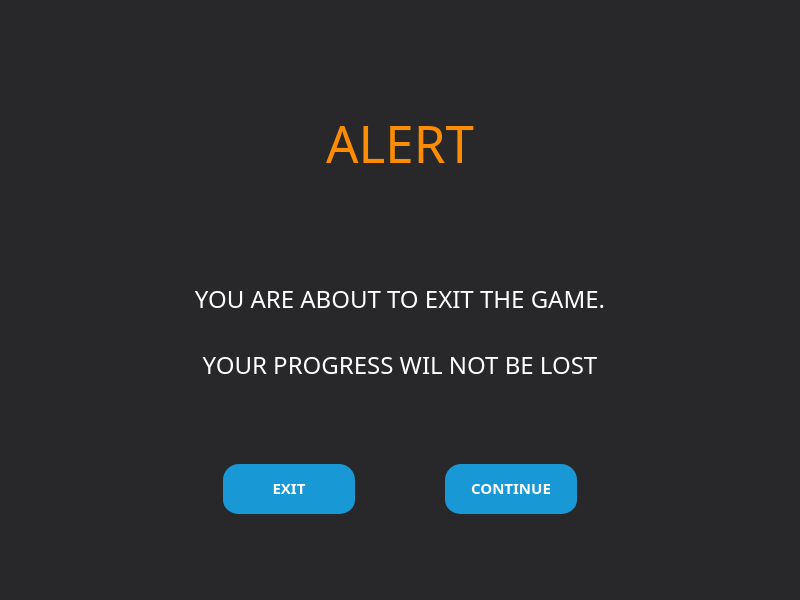
<?xml version="1.0" encoding="UTF-8"?>
<ui version="4.0">
 <class>MainWindow</class>
 <widget class="QMainWindow" name="MainWindow">
  <property name="geometry">
   <rect>
    <x>0</x>
    <y>0</y>
    <width>800</width>
    <height>600</height>
   </rect>
  </property>
  <property name="windowTitle">
   <string>TRIVIA TIME</string>
  </property>
  <property name="windowIcon">
   <iconset resource="logos.qrc">
    <normaloff>:/imgs/Images/ideas.png</normaloff>:/imgs/Images/ideas.png</iconset>
  </property>
  <property name="styleSheet">
   <string notr="true">background-color: rgb(40, 40, 43);</string>
  </property>
  <widget class="QWidget" name="centralwidget">
   <layout class="QGridLayout" name="gridLayout">
    <item row="6" column="1">
     <layout class="QHBoxLayout" name="horizontalLayout">
      <item>
       <spacer name="horizontalSpacer">
        <property name="orientation">
         <enum>Qt::Horizontal</enum>
        </property>
        <property name="sizeHint" stdset="0">
         <size>
          <width>40</width>
          <height>20</height>
         </size>
        </property>
       </spacer>
      </item>
      <item>
       <widget class="QPushButton" name="start_button_2">
        <property name="styleSheet">
         <string notr="true">QPushButton {
  background-color: #1899D6;
  border: solid transparent;
  border-radius: 16px;
  border-width: 0 0 4px;
  color: #FFFFFF;
  font-family: din-round,sans-serif;
  font-size: 15px;
  font-weight: 700;
  letter-spacing: .8px;
  line-height: 20px;
  margin: 0;
  outline: none;
  padding: 13px 16px;
  text-align: center;
  text-transform: uppercase;
  vertical-align: middle;
  white-space: nowrap;
  width: 100%;
}

QPushButton:hover{ 
  background-color: #16437E;
  color: #ffffff;
}


QPushButton:pressed {
    background-color: #fc4103;
    border-style: inset;
}

</string>
        </property>
        <property name="text">
         <string>EXIT</string>
        </property>
       </widget>
      </item>
      <item>
       <spacer name="horizontalSpacer_3">
        <property name="orientation">
         <enum>Qt::Horizontal</enum>
        </property>
        <property name="sizeHint" stdset="0">
         <size>
          <width>40</width>
          <height>20</height>
         </size>
        </property>
       </spacer>
      </item>
      <item>
       <widget class="QPushButton" name="start_button">
        <property name="styleSheet">
         <string notr="true">QPushButton {
  background-color: #1899D6;
  border: solid transparent;
  border-radius: 16px;
  border-width: 0 0 4px;
  color: #FFFFFF;
  font-family: din-round,sans-serif;
  font-size: 15px;
  font-weight: 700;
  letter-spacing: .8px;
  line-height: 20px;
  margin: 0;
  outline: none;
  padding: 13px 16px;
  text-align: center;
  text-transform: uppercase;
  vertical-align: middle;
  white-space: nowrap;
  width: 100%;
}

QPushButton:hover{ 
  background-color: #16437E;
  color: #ffffff;
}


QPushButton:pressed {
    background-color: #fc4103;
    border-style: inset;
}

</string>
        </property>
        <property name="text">
         <string>CONTINUE</string>
        </property>
       </widget>
      </item>
      <item>
       <spacer name="horizontalSpacer_2">
        <property name="orientation">
         <enum>Qt::Horizontal</enum>
        </property>
        <property name="sizeHint" stdset="0">
         <size>
          <width>40</width>
          <height>20</height>
         </size>
        </property>
       </spacer>
      </item>
     </layout>
    </item>
    <item row="0" column="1">
     <spacer name="verticalSpacer">
      <property name="orientation">
       <enum>Qt::Vertical</enum>
      </property>
      <property name="sizeHint" stdset="0">
       <size>
        <width>20</width>
        <height>58</height>
       </size>
      </property>
     </spacer>
    </item>
    <item row="1" column="2">
     <spacer name="horizontalSpacer_5">
      <property name="orientation">
       <enum>Qt::Horizontal</enum>
      </property>
      <property name="sizeHint" stdset="0">
       <size>
        <width>103</width>
        <height>20</height>
       </size>
      </property>
     </spacer>
    </item>
    <item row="1" column="0">
     <spacer name="horizontalSpacer_4">
      <property name="orientation">
       <enum>Qt::Horizontal</enum>
      </property>
      <property name="sizeHint" stdset="0">
       <size>
        <width>104</width>
        <height>20</height>
       </size>
      </property>
     </spacer>
    </item>
    <item row="1" column="1">
     <widget class="QLabel" name="label_2">
      <property name="minimumSize">
       <size>
        <width>520</width>
        <height>116</height>
       </size>
      </property>
      <property name="maximumSize">
       <size>
        <width>790</width>
        <height>140</height>
       </size>
      </property>
      <property name="font">
       <font>
        <family>Organic Relief</family>
        <pointsize>38</pointsize>
       </font>
      </property>
      <property name="styleSheet">
       <string notr="true">color: rgb(254, 140, 0);</string>
      </property>
      <property name="text">
       <string>ALERT</string>
      </property>
      <property name="alignment">
       <set>Qt::AlignCenter</set>
      </property>
     </widget>
    </item>
    <item row="3" column="1" rowspan="2">
     <widget class="QLabel" name="label">
      <property name="font">
       <font>
        <family>LEMON MILK</family>
        <pointsize>18</pointsize>
       </font>
      </property>
      <property name="styleSheet">
       <string notr="true">color: rgb(255, 255, 255);</string>
      </property>
      <property name="text">
       <string>YOU ARE ABOUT TO EXIT THE GAME.

YOUR PROGRESS WIL NOT BE LOST</string>
      </property>
      <property name="alignment">
       <set>Qt::AlignCenter</set>
      </property>
      <property name="wordWrap">
       <bool>true</bool>
      </property>
     </widget>
    </item>
    <item row="7" column="1">
     <spacer name="verticalSpacer_2">
      <property name="orientation">
       <enum>Qt::Vertical</enum>
      </property>
      <property name="sizeHint" stdset="0">
       <size>
        <width>20</width>
        <height>58</height>
       </size>
      </property>
     </spacer>
    </item>
    <item row="3" column="2">
     <spacer name="horizontalSpacer_6">
      <property name="orientation">
       <enum>Qt::Horizontal</enum>
      </property>
      <property name="sizeHint" stdset="0">
       <size>
        <width>103</width>
        <height>20</height>
       </size>
      </property>
     </spacer>
    </item>
    <item row="4" column="0">
     <spacer name="horizontalSpacer_7">
      <property name="orientation">
       <enum>Qt::Horizontal</enum>
      </property>
      <property name="sizeHint" stdset="0">
       <size>
        <width>104</width>
        <height>20</height>
       </size>
      </property>
     </spacer>
    </item>
    <item row="5" column="1">
     <spacer name="verticalSpacer_3">
      <property name="orientation">
       <enum>Qt::Vertical</enum>
      </property>
      <property name="sizeHint" stdset="0">
       <size>
        <width>20</width>
        <height>40</height>
       </size>
      </property>
     </spacer>
    </item>
    <item row="2" column="1">
     <spacer name="verticalSpacer_4">
      <property name="orientation">
       <enum>Qt::Vertical</enum>
      </property>
      <property name="sizeHint" stdset="0">
       <size>
        <width>20</width>
        <height>40</height>
       </size>
      </property>
     </spacer>
    </item>
   </layout>
  </widget>
 </widget>
 <resources>
  <include location="logos.qrc"/>
 </resources>
 <connections/>
</ui>
